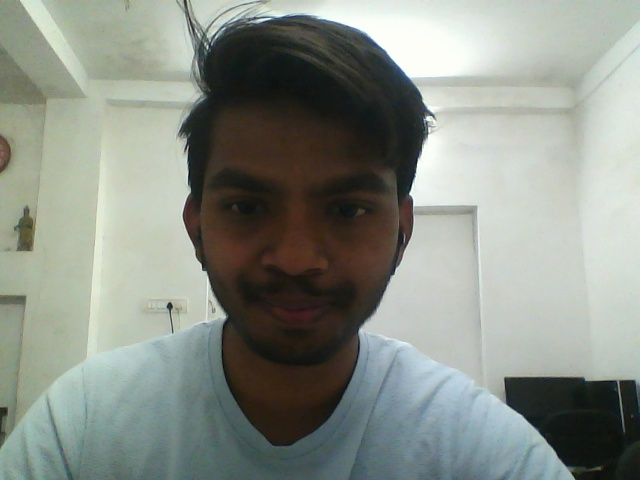
#> input picture dataset/tushar/photo1.jpg, 640 x 480 px; its folder holds only this picture in this run
$ python train_faces.py
#> lines starting #> are read from the running program, lines starting #| are printed output that depends on the picture
import cv2
import numpy as np
import os

# Load the OpenCV Face Recognizer
face_recognizer = cv2.face.LBPHFaceRecognizer_create()  # LBPH method

# Load OpenCV's Haar Cascade for face detection
face_cascade = cv2.CascadeClassifier(cv2.data.haarcascades + "haarcascade_frontalface_default.xml")

# Dataset directory
dataset_path = "dataset/"

# Prepare data and labels
labels = []
faces = []
label_dict = {}  # Store name-label mapping

# Assign labels to names
person_id = 0
for person_name in os.listdir(dataset_path):
    person_folder = os.path.join(dataset_path, person_name)
    if os.path.isdir(person_folder):
        label_dict[person_id] = person_name
        for image_file in os.listdir(person_folder):
            image_path = os.path.join(person_folder, image_file)
            img = cv2.imread(image_path, cv2.IMREAD_GRAYSCALE)
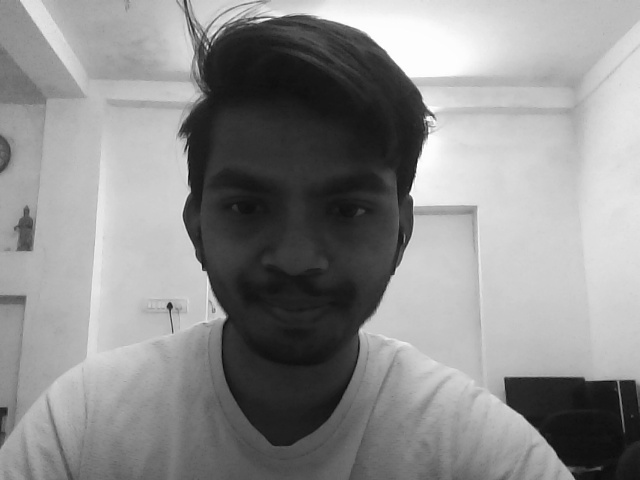
#> img: shape (480, 640); min 6, max 255, mean 140.9
            face = face_cascade.detectMultiScale(img, scaleFactor=1.1, minNeighbors=5)
#> face = [[175, 114, 234, 234]]

            for (x, y, w, h) in face:
                faces.append(img[y:y+h, x:x+w])
                labels.append(person_id)
#> this loop made 1 pass
#> after the loop, faces = 1 item; labels = [0]

        person_id += 1
#> pass 2 of the loop `for person_name in os.listdir(dataset_path):`:
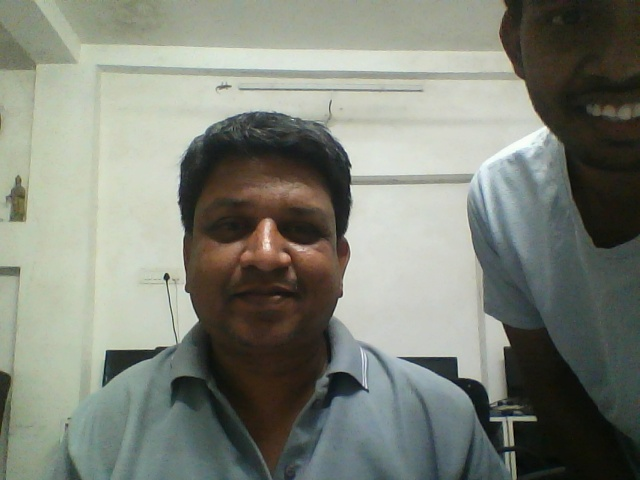
#> input picture dataset/vinit/vinit.jpg, 640 x 480 px
#> `img = cv2.imread(image_path, cv2.IMREAD_GRAYSCALE)`:
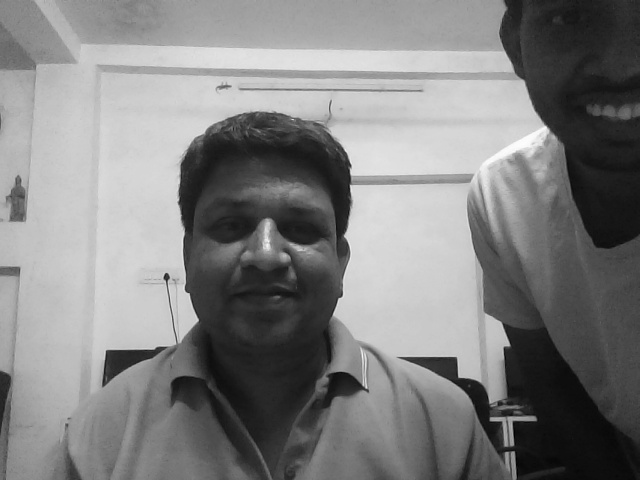
#> img: shape (480, 640); min 0, max 255, mean 128.7
#> face = [[165, 147, 199, 199]]
#> the loop `for (x, y, w, h) in face:` made 1 pass
#> after the loop `for (x, y, w, h) in face:`: faces = 2 items; labels = [0, 1]

# Train the recognizer
face_recognizer.train(faces, np.array(labels))

# Save trained model
face_recognizer.save("face_trained.yml")
np.save("label_dict.npy", label_dict)

print("Training Complete! Model saved.")
